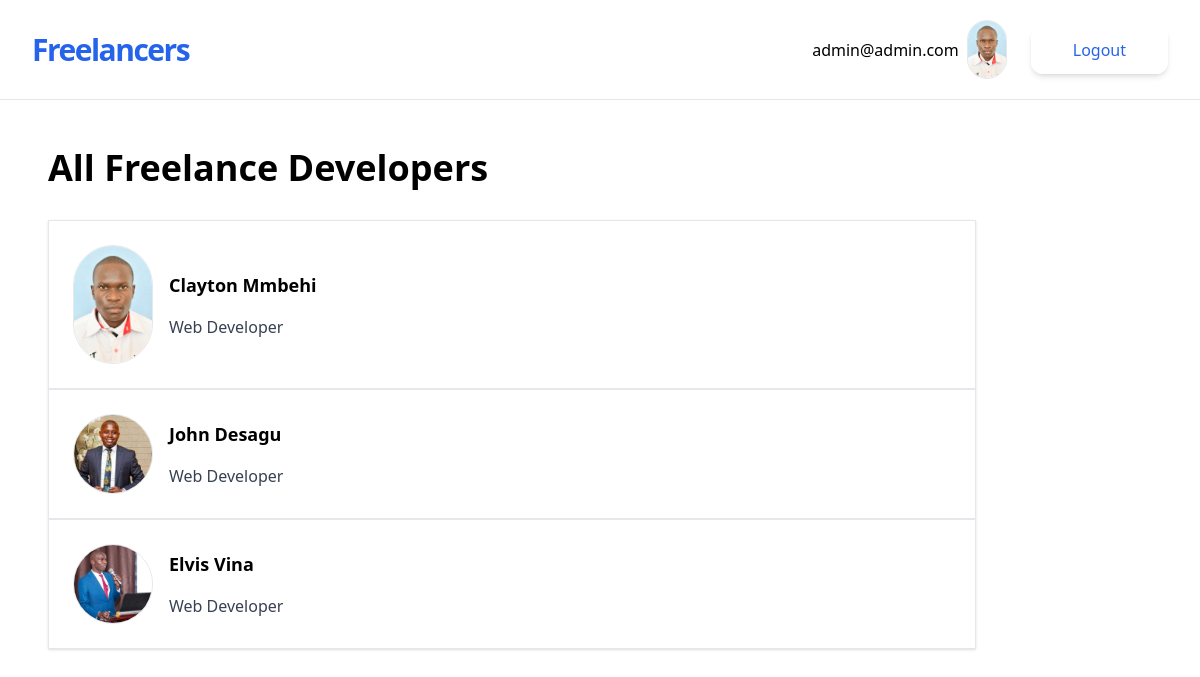
The app's page / (signed in) with its own data.
### accounts/models.py (models this page shows, shortened)
class CustomUser(AbstractUser):
    pass

### jobs/models.py (models this page shows, shortened)
class Freelancer(models.Model):
    owner = models.OneToOneField(User, on_delete=models.CASCADE)
    name = models.CharField(max_length=50)
    tagline = models.CharField(max_length=30)
    bio = models.TextField(blank=True)
    website = models.URLField(blank=True)
    profile_pic = models.ImageField(upload_to='profiles/', blank=True)

### jobs/views.py (the view)
# urls.py: path('', FreelancerListView.as_view(), name='freelancer-list'),
class FreelancerListView(ListView):
    model = Freelancer

### jobs/templates/jobs/freelancer_list.html
{% extends 'jobs/_base.html' %}
{% block content %}
    <h1 class="text-4xl font-bold mb-8">All Freelance Developers</h1>
    <div class="shadow">
        {% for freelancer in object_list %}
        <a href="{% url 'freelancer-detail' freelancer.pk %}">
        <div class="p-6 border flex items-center">
            <div>
                {% if freelancer.profile_pic %}
                <img class="w-20 border rounded-full mr-4" src="{{ freelancer.profile_pic.url }}" alt="Profile pic">
                {% endif %}
            </div>
            <div>
                <p class="text-lg font-semibold">
                    {{freelancer.name}}
                </p>
                <p class="text-gray-700 pt-4">
                    {{freelancer.tagline}}
                </p>
            </div>
        </div>
        </a>
        {% endfor %}
    </div>
    {% endblock content %}

### jobs/templates/jobs/_base.html (shortened to what this page needs)
<!DOCTYPE html>
<html lang="en">
<head>
    <script src="https://cdn.tailwindcss.com"></script>
</head>
<body>
    <div class=" w-full max-w-7xl mx-auto">
        <div class="flex flex-col max-w-screen-xl p-5 mx-auto md:items-center md:justify-between md:flex-row md:px-6 lg:px-8 border-b">
            <div class="flex flex-row items-center justify-between lg:justify-start">
                <a href="{% url 'freelancer-list' %}" class="text-3xl font-bold tracking-tighter text-blue-600 transition duration-500 ease-in-out transform tracking-relaxed lg:pr-8"> Freelancers </a>
            </div>
            <nav class="flex-col items-center flex-grow hidden pb-4 md:pb-0 md:flex md:justify-end md:flex-row lg:pl-2">
                <div class="inline-flex items-center gap-2 list-none lg:ml-auto">
                    {% if user.is_authenticated %}
                    <p>{{user.email}}</p>
                    {% if user.freelancer.profile_pic %}
                    <img class="w-10 border rounded-full mr-4" src="{{ user.freelancer.profile_pic.url }}" alt="Profile pic">
                    {% endif %}
                    <form action="{% url 'account_logout' %}" method="POST">
                        <button type="submit" class="items-center block px-10 py-2.5 text-base font-medium text-center text-blue-600 transition duration-500 ease-in-out transform border-2 border-white shadow-md rounded-xl focus:outline-none focus:ring-2 focus:ring-offset-2 focus:ring-gray-500">Logout</button>
                    </form>
                    {% endif %}
                </div>
            </nav>
        </div>
        <div class="container p-12">
            {% block content %}
            {% endblock content %}
        </div>
    </div>
</body>
</html>

### records on screen
CustomUser: email "admin@admin.com", freelancer.profile_pic (picture)
Freelancer: profile_pic (picture), name "Clayton Mmbehi", tagline "Web Developer"
Freelancer: profile_pic (picture), name "John Desagu", tagline "Web Developer"
Freelancer: profile_pic (picture), name "Elvis Vina", tagline "Web Developer"
